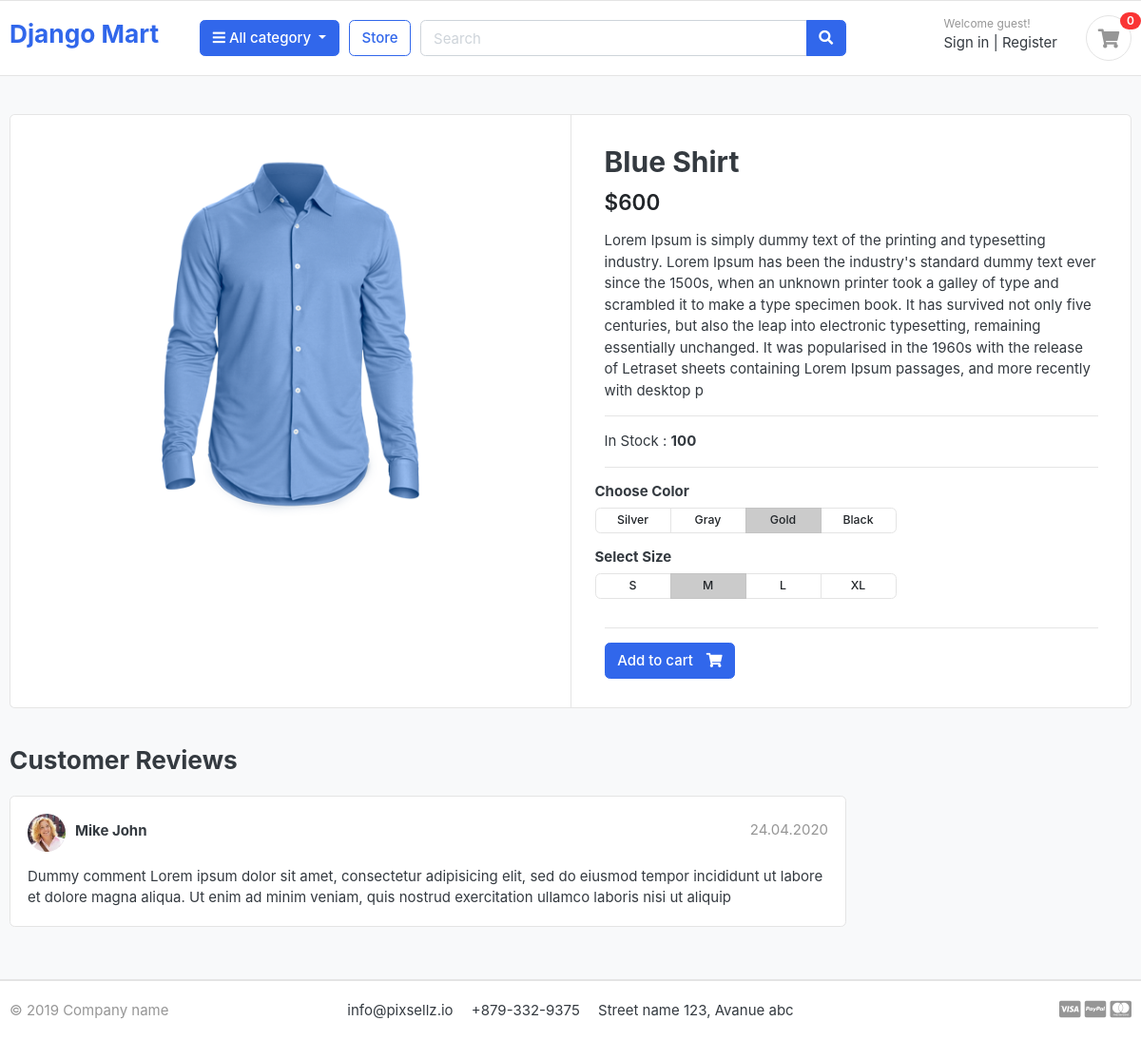
/store/shirt/blue-shirt, run on the app's committed database.
### store/models.py (models this page shows)
class Product(models.Model):
    product_name = models.CharField(max_length=100, unique=True)
    slug = models.SlugField(max_length=200, unique=True)
    description = models.TextField(max_length=500, blank=True)
    price = models.IntegerField()
    images = models.ImageField(upload_to='photos/products')
    stock = models.IntegerField()
    is_available = models.BooleanField(default=True)
    category = models.ForeignKey(Category, on_delete=models.CASCADE)
    created_date = models.DateTimeField(auto_now_add=True)
    modified_date = models.DateTimeField(auto_now=True)
    def __str__(self):
        return self.product_name

### store/views.py (the view)
# urls.py: path('<slug:category_slug>/<slug:product_slug>', views.product_detail, name='product_detail'),
def product_detail(request, category_slug, product_slug):
    single_product = Product.objects.get(slug = product_slug, category__slug = category_slug)
    print(single_product)
    return render(request, 'store/product-detail.html', {'product': single_product})

### store/templates/store/product-detail.html (shortened to what this page needs)
{% extends "base.html" %}
{% block body %}
<section class="section-content padding-y bg">
	<div class="container">
	<div class="card">
		<div class="row no-gutters">
			<aside class="col-md-6">
	<article class="gallery-wrap">
		<div class="img-big-wrap">
		   <a href="#"><img src="{{product.images.url}}"></a>
		</div>
	</article>
			</aside>
			<main class="col-md-6 border-left">
	<article class="content-body">
	<h2 class="title">{{product.product_name}}</h2>
	<div class="mb-3">
		<var class="price h4">${{product.price}}</var>
	</div>
	<p>{{product.description}}</p>
	<hr>
	<p>In Stock : <b>{{product.stock}}</b></p>
	<hr>
		<div class="row">
			<div class="item-option-select">
				<h6>Choose Color</h6>
				<div class="btn-group btn-group-sm btn-group-toggle" data-toggle="buttons">
				  <label class="btn btn-light">
					<input type="radio" name="radio_color"> Silver
				  </label>
				  <label class="btn btn-light">
					<input type="radio" name="radio_color" > Gray
				  </label>
				  <label class="btn btn-light active">
					<input type="radio" name="radio_color checked"> Gold
				  </label>
				  <label class="btn btn-light">
					<input type="radio" name="radio_color"> Black
				  </label>
				</div>
			</div>
		</div>
		<div class="row">
			<div class="item-option-select">
				<h6>Select Size</h6>
				<div class="btn-group btn-group-sm btn-group-toggle" data-toggle="buttons">
				  <label class="btn btn-light">
					<input type="radio" name="radio_color"> S
				  </label>
				  <label class="btn btn-light active">
					<input type="radio" name="radio_color" checked> M
				  </label>
				  <label class="btn btn-light">
					<input type="radio" name="radio_color"> L
				  </label>
				  <label class="btn btn-light">
					<input type="radio" name="radio_color"> XL
				  </label>
				</div>
			</div>
		</div>
		<hr>
		<form method="post">
			<a href="{% url 'add_cart' product.id %}" class="btn  btn-primary"> <span class="text">Add to cart</span> <i class="fas fa-shopping-cart"></i>  </a>
		</form>
	</article>
			</main>
		</div>
	</div>
	<br>
	<div class="row">
				<div class="col-md-9">
		<header class="section-heading">
			<h3>Customer Reviews </h3>
		</header>
		<article class="box mb-3">
			<div class="icontext w-100">
				<img src="./images/avatars/avatar1.jpg" class="img-xs icon rounded-circle">
				<div class="text">
					<span class="date text-muted float-md-right">24.04.2020 </span>
					<h6 class="mb-1">Mike John </h6>
				</div>
			</div>
			<div class="mt-3">
				<p>
					Dummy comment Lorem ipsum dolor sit amet, consectetur adipisicing elit, sed do eiusmod
					tempor incididunt ut labore et dolore magna aliqua. Ut enim ad minim veniam,
					quis nostrud exercitation ullamco laboris nisi ut aliquip
				</p>
			</div>
		</article>
		</div>
	</div>
	</div>
	</section>
{% endblock  %}

### static/css/ui.css (style rules this page uses)
html { font-family: "Inter", sans-serif; font-size: 15px; }
.content-body { flex: 1 1 auto; padding: 2rem 2.3rem; }
.img-xs, .img-sm, .img-md, .img-lg { -o-object-fit: cover; object-fit: cover; flex-shrink: 0; flex-grow: 0; }
.img-xs { width: 40px; height: 40px; }
.padding-y { padding-top: 40px; padding-bottom: 40px; }
var { font-style: normal; }
article:after, .form-group:after { display: block; clear: both; content: ""; }
.bg { background-color: #f8f9fa; }
.section-heading { margin-bottom: 20px; margin-top: 15px; }
p:last-child { margin-bottom: 0; }
.btn-light { background-color: #fff; border-color: #e4e4e4; }
.btn .text + i { margin-left: 10px; }
.icontext { display: inline-flex; align-items: center; vertical-align: middle; }
.icontext .text { width: 100%; line-height: 1.2; }
.icontext .icon { position: relative; margin-right: 10px; flex-shrink: 0; flex-grow: 0; }
.price { font-weight: 600; color: #212529; }
.box { padding: 18px; background: #fff; border-radius: 0.37rem; border: 1px solid #e4e4e4; }
.box img { max-width: 100%; }
.gallery-wrap .img-big-wrap { margin-bottom: 10px; border-radius: 0.37rem; overflow: hidden; background-color: #fff; }
.gallery-wrap .img-big-wrap a { text-align: center; display: block; }
.gallery-wrap .img-big-wrap img { height: 450px; width: auto; display: inline-block; }
.item-option-select { margin-bottom: 1rem; display: inline-block; margin-right: 15px; }
.item-option-select .btn { min-width: 80px; }

### data on the page
Product: images (picture), product_name "Blue Shirt", price "600", description "Lorem Ipsum is simply dummy text of the printing and typesetting industry. Lorem Ipsum has been the industry's standard dummy text ever since the 1500s, when an unknown printer took a galley of type and scrambled it to make a type specimen book. It has survived not only five centuries, but also the leap into electronic typesetting, remaining essentially unchanged. It was popularised in the 1960s with the release of Letraset sheets containing Lorem Ipsum passages, and more recently with desktop p", stock "100"
